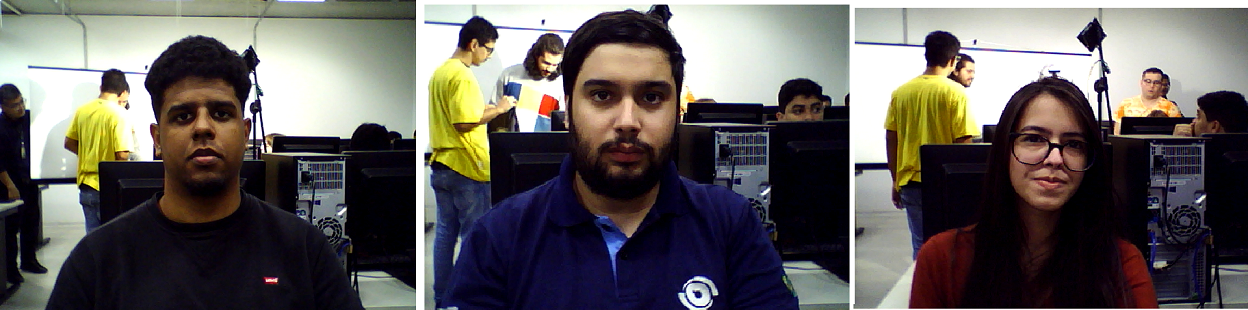
#> input picture lab7/codigos/todos.png, 1248 x 310 px
$ python lab7b_2_smiles.py
#> lines starting #> are read from the running program, lines starting #| are printed output that depends on the picture; after the words box and inside, x2 and y2 are one past the last pixel; in counts of white or black regions, pixels touching at a corner belong together
import cv2
import numpy as np
import common #some useful opencv functions

# test_image = cv2.imread('test.jpg')
test_image = cv2.imread('todos.png')
#> test_image is the input picture: shape (310, 1248, 3); mean B, G, R 92.6, 94.6, 99.2
# test_image = cv2.imread('GrupoAvatar.png')

grey = cv2.cvtColor(test_image, cv2.COLOR_BGR2GRAY)
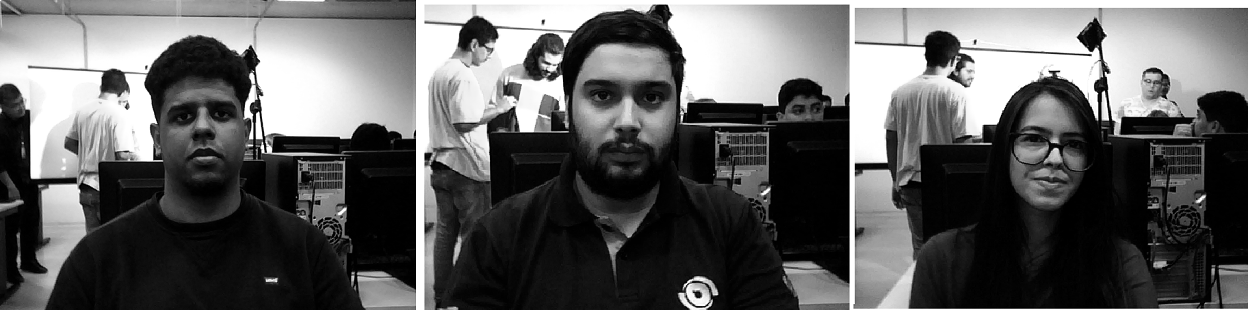
#> grey: shape (310, 1248); min 0, max 255, mean 95.7

# Carrega a cascade treinada e na imagem cinza aplica Detecção de FACES:
face_cascade = cv2.CascadeClassifier('haarcascade_frontalface_default.xml')
faces = face_cascade.detectMultiScale(grey, 1.3, 5)
#> faces = [[148, 70, 109, 109], [1002, 102, 100, 100], [563, 45, 131, 131]]

# Carrega a cascade treinada e na imagem cinza aplica Detecção de SORRISOS:
smile_cascade = cv2.CascadeClassifier('haarcascade_smile.xml')
smiles = smile_cascade.detectMultiScale(grey, 1.2, 20)
#> smiles = [[694, 116, 80, 40], [290, 143, 55, 27], [177, 144, 58, 29], [1022, 167, 51, 26], [1135, 250, 60, 30], [326, 6, 67, 33], [338, 256, 72, 36], [762, 245, 80, 40], [952, 33, 98, 49], [13, 48, 93, 46], [559, 144, 132, 66]]

# na imagem de entrada desenha retangulos nos pontos detectados
for (x,y,w,h) in smiles:
     cv2.rectangle(test_image,(x,y),(x+w,y+h),(0,255,0),2)
#> this loop made 11 passes
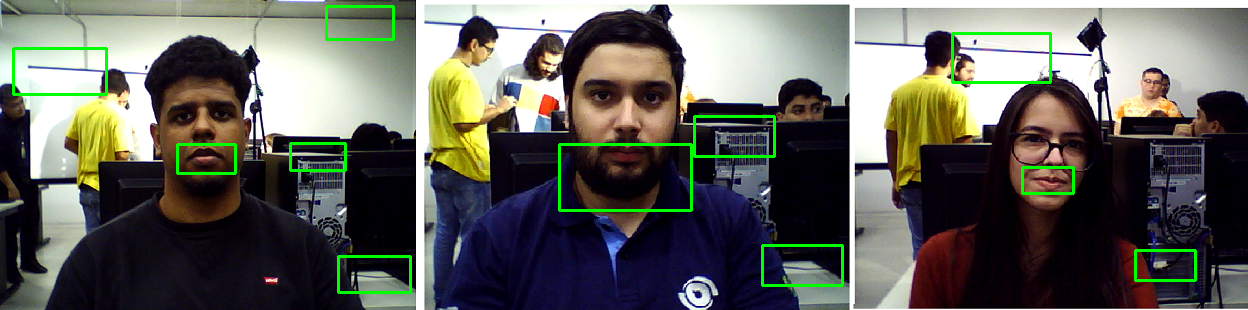
#> test_image: shape (310, 1248, 3); 1.96% of pixels changed, all inside (x1, y1, x2, y2) = (12, 5, 1197, 294)

# Definir nome da janela para re-dimensionar a janela
height, width, ch = test_image.shape
#> height = 310; width = 1248; ch = 3
W2 = int(width/2)
#> W2 = 624
H2 = int(height/2)
#> H2 = 155
cv2.namedWindow("All Smiles", cv2.WINDOW_NORMAL)
cv2.resizeWindow("All Smiles", W2, H2)
cv2.imshow("All Smiles", test_image)
if cv2.waitKey(0) == ord('q'):
#> (key q is pressed here)
 cv2.imwrite('teste_all_todos_smiles_7b_2.png',test_image)

# Restringir Sorrisos dentro das Faces

# test_image = cv2.imread('test.jpg')
# test_image = cv2.imread('GrupoAvatar.png')
test_image = cv2.imread('todos.png')

for (x,y,w,h) in faces:
  for (x_s,y_s,w_s,h_s) in smiles:
    if( (x <= x_s) and (y <= y_s) and ( x+w >= x_s+w_s) and ( y+h >= y_s+h_s)):
      cv2.rectangle(test_image, (x_s,y_s),(x_s+w_s,y_s+h_s),(0,255,0),2)
#> this loop made 3 passes
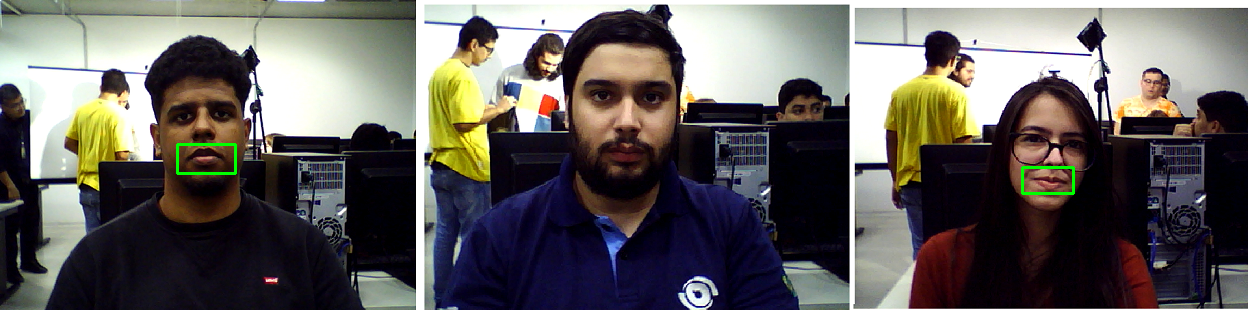
#> test_image: shape (310, 1248, 3); 0.25% of pixels changed, all inside (x1, y1, x2, y2) = (176, 143, 1075, 195)

cv2.namedWindow("Smiles of Faces Only", cv2.WINDOW_NORMAL)
cv2.resizeWindow("Smiles of Faces Only", W2, H2)
cv2.imshow("Smiles of Faces Only", test_image)

if cv2.waitKey(0) == ord('q'):
#> (key q is pressed here)
 cv2.imwrite('teste_Smiles_face_todos_7b_2.png',test_image)
 cv2.destroyAllWindows()

$ run again, with lab7/test.jpg saved as lab7/codigos/todos.png
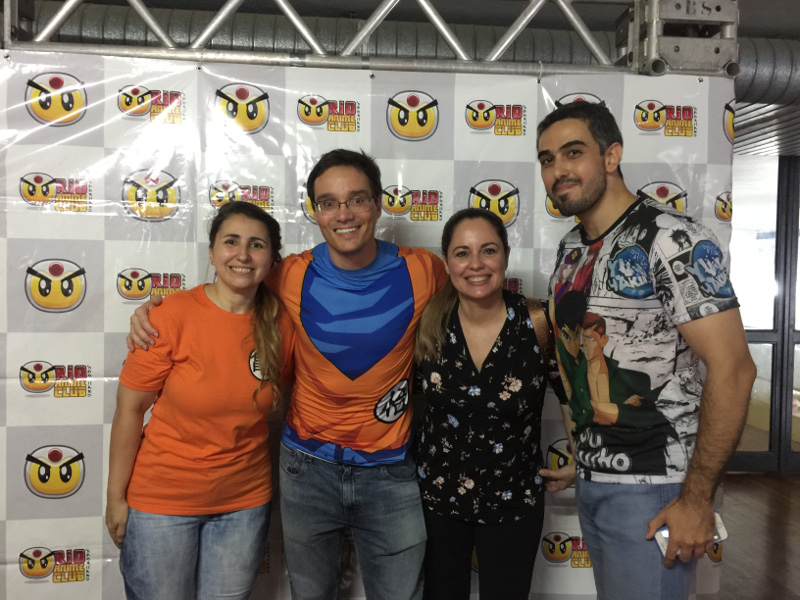
#> input picture lab7/test.jpg, 800 x 600 px
#> test_image is the input picture: shape (600, 800, 3); mean B, G, R 101.2, 110.2, 123.1
#> faces = [[207, 215, 71, 71], [440, 225, 70, 70], [525, 122, 84, 84], [302, 169, 82, 82]]
#> smiles = 18 rows, first 6: [740, 131, 39, 20], [322, 220, 50, 25], [222, 259, 40, 20], [307, 279, 95, 47], [457, 269, 41, 21], [438, 268, 78, 39]
#> the loop `for (x,y,w,h) in smiles:` made 18 passes
#> after the loop `for (x,y,w,h) in smiles:`:
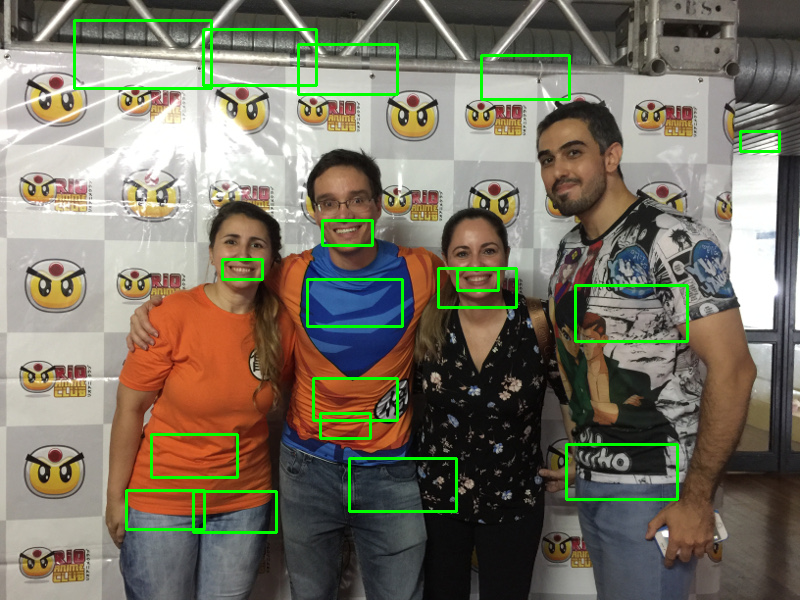
#> test_image: shape (600, 800, 3); 2.74% of pixels changed, all inside (x1, y1, x2, y2) = (73, 19, 781, 534)
#> the loop `for (x,y,w,h) in faces:` made 4 passes
#> after the loop `for (x,y,w,h) in faces:`:
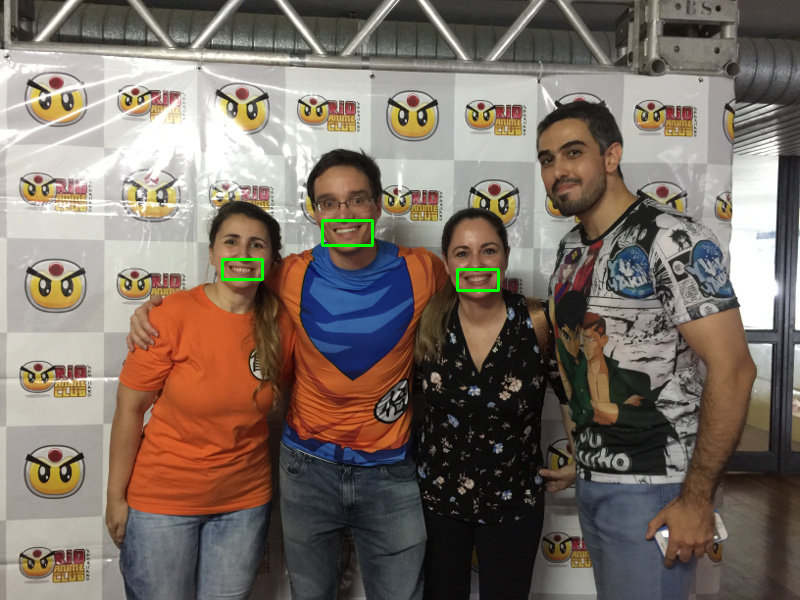
#> test_image: shape (600, 800, 3); 0.24% of pixels changed, all inside (x1, y1, x2, y2) = (221, 219, 500, 292)
